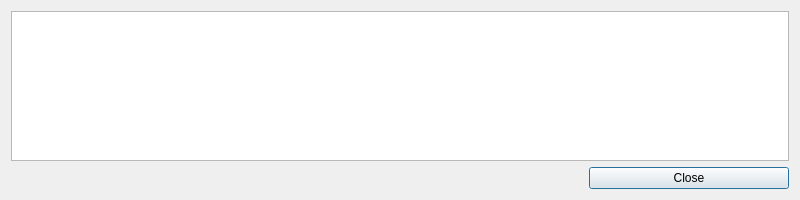
<?xml version="1.0" encoding="UTF-8"?>
<ui version="4.0">
 <class>limitDialog</class>
 <widget class="QDialog" name="limitDialog">
  <property name="geometry">
   <rect>
    <x>0</x>
    <y>0</y>
    <width>800</width>
    <height>200</height>
   </rect>
  </property>
  <property name="minimumSize">
   <size>
    <width>800</width>
    <height>200</height>
   </size>
  </property>
  <property name="windowTitle">
   <string>Dialog</string>
  </property>
  <layout class="QVBoxLayout" name="verticalLayout">
   <item>
    <widget class="QTextBrowser" name="textBrowser"/>
   </item>
   <item>
    <layout class="QHBoxLayout" name="horizontalLayout">
     <item>
      <spacer name="horizontalSpacer">
       <property name="orientation">
        <enum>Qt::Horizontal</enum>
       </property>
       <property name="sizeHint" stdset="0">
        <size>
         <width>40</width>
         <height>20</height>
        </size>
       </property>
      </spacer>
     </item>
     <item>
      <widget class="QPushButton" name="pushButton">
       <property name="minimumSize">
        <size>
         <width>200</width>
         <height>0</height>
        </size>
       </property>
       <property name="text">
        <string>Close</string>
       </property>
      </widget>
     </item>
    </layout>
   </item>
  </layout>
 </widget>
 <resources/>
 <connections>
  <connection>
   <sender>pushButton</sender>
   <signal>clicked()</signal>
   <receiver>limitDialog</receiver>
   <slot>close()</slot>
   <hints>
    <hint type="sourcelabel">
     <x>625</x>
     <y>178</y>
    </hint>
    <hint type="destinationlabel">
     <x>515</x>
     <y>172</y>
    </hint>
   </hints>
  </connection>
 </connections>
</ui>
